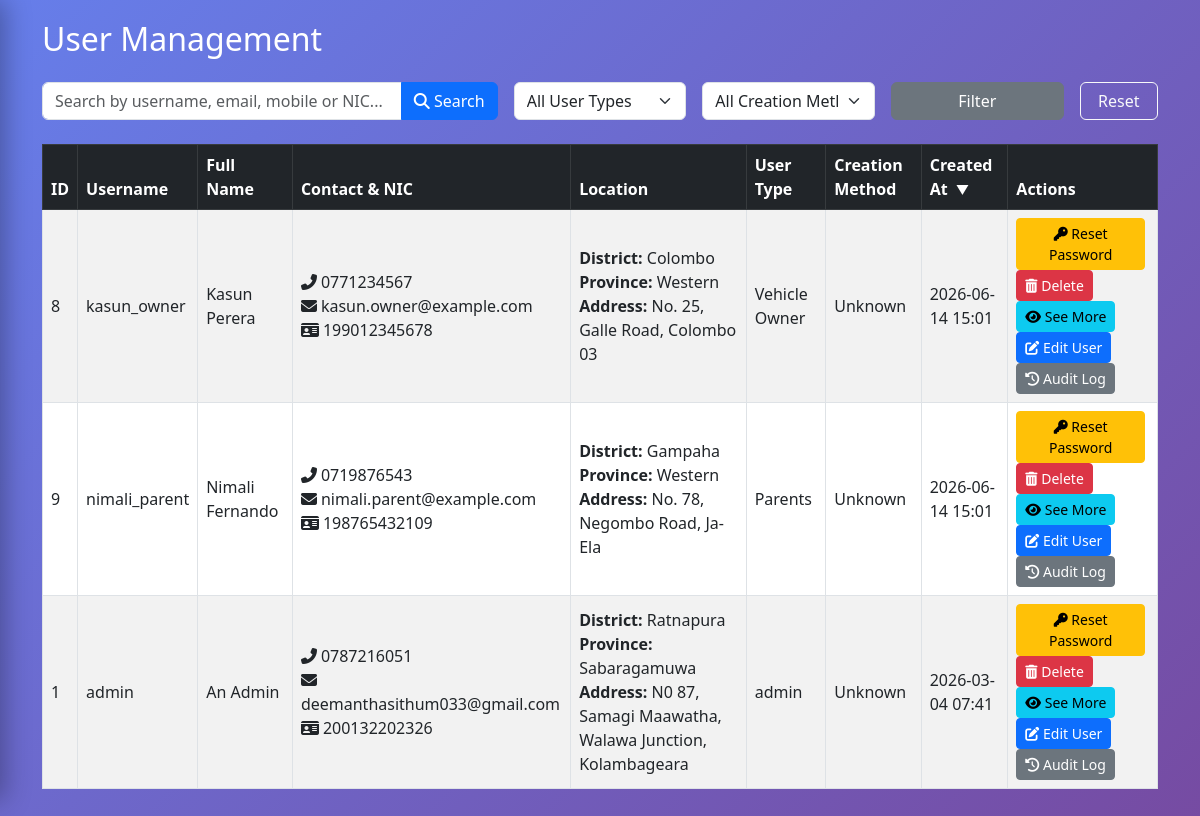
Before: /user_management.php with the older database file.
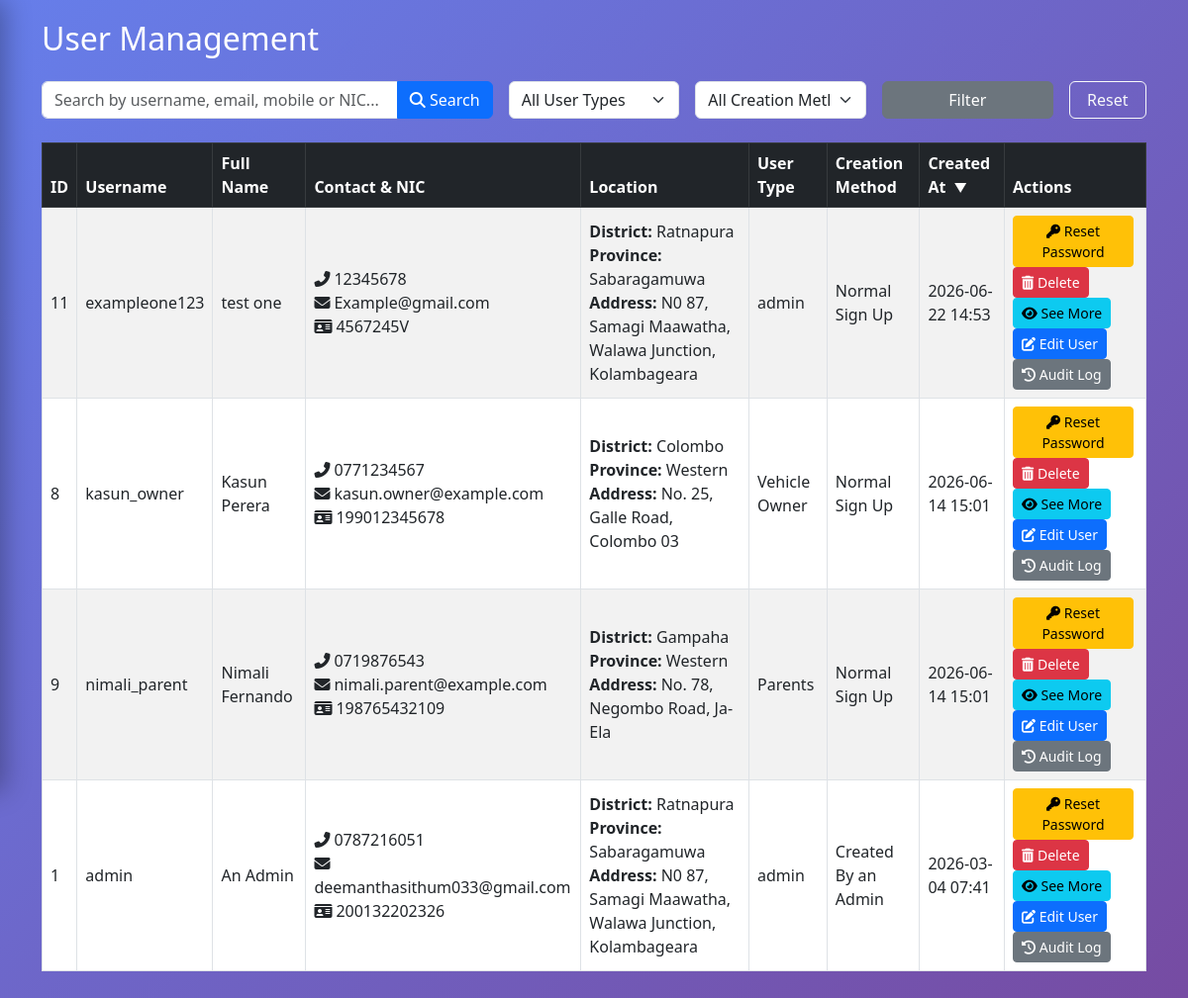
After: the same page with the newer database file.
### tables this page shows
CREATE TABLE `users` (
  `user_id` int NOT NULL AUTO_INCREMENT,
  `username` varchar(50) DEFAULT NULL,
  `fullname` varchar(100) NOT NULL,
  `mobile` varchar(15) DEFAULT NULL,
  `email` varchar(100) DEFAULT NULL,
  `nic` varchar(20) DEFAULT NULL,
  `district` varchar(100) NOT NULL,
  `province` varchar(100) NOT NULL,
  `address` text NOT NULL,
  `user_type` varchar(50) NOT NULL,
  `password` varchar(255) NOT NULL,
  `created_at` timestamp NULL DEFAULT CURRENT_TIMESTAMP,
  PRIMARY KEY (`user_id`),
  UNIQUE KEY `username` (`username`),
  UNIQUE KEY `email` (`email`),
  UNIQUE KEY `nic` (`nic`)
);

CREATE TABLE `user_created_method` (
  `id` int NOT NULL AUTO_INCREMENT,
  `user_id` int NOT NULL,
  `method` varchar(50) NOT NULL,
  `created_at` timestamp NULL DEFAULT CURRENT_TIMESTAMP,
  PRIMARY KEY (`id`),
  KEY `user_id` (`user_id`),
  CONSTRAINT `user_created_method_ibfk_1` FOREIGN KEY (`user_id`) REFERENCES `users` (`user_id`) ON DELETE CASCADE
);

### user_management.php (the view, shortened to what this page needs)
<?php
include "Cookie_Managements/cookie_management.php";
$limit = 10;
$page = isset($_GET['page']) ? (int)$_GET['page'] : 1;
$offset = ($page - 1) * $limit;
$search = isset($_GET['search']) ? trim($_GET['search']) : '';
$user_type_filter = isset($_GET['user_type']) ? $_GET['user_type'] : '';
$creation_method_filter = isset($_GET['creation_method']) ? $_GET['creation_method'] : '';
$allowed_sorts = [
    'user_id'         => 'u.user_id',
    'username'        => 'u.username',
    'fullname'        => 'u.fullname',
    'user_type'       => 'u.user_type',
    'creation_method' => "COALESCE(ucm.method, 'Unknown')",
    'created_at'      => 'u.created_at'
];
$sort = isset($_GET['sort']) && array_key_exists($_GET['sort'], $allowed_sorts) ? $_GET['sort'] : 'created_at';
$order = (isset($_GET['order']) && strtoupper($_GET['order']) === 'ASC') ? 'ASC' : 'DESC';
$order_by = $allowed_sorts[$sort] . ' ' . $order;
function build_sort_url($column, $current_sort, $current_order) {
    $params = $_GET;
    unset($params['page']);
    $params['sort'] = $column;
    if ($column === $current_sort && $current_order === 'ASC') {
        $params['order'] = 'DESC';
    } else {
        $params['order'] = 'ASC';
    }
    return '?' . http_build_query($params);
}
$params = [];
$types = '';
$where_sql = '';
$data_sql = "SELECT u.user_id, u.username, u.fullname, u.mobile, u.email, u.nic, u.district, u.province, u.address, u.user_type, u.created_at, ucm.method AS creation_method
             FROM users u
             LEFT JOIN user_created_method ucm ON u.user_id = ucm.user_id
             $where_sql
             ORDER BY $order_by
             LIMIT ? OFFSET ?";
$stmt = $conn->prepare($data_sql);
if (!empty($params)) {
    $params[] = $limit;
    $params[] = $offset;
    $types .= 'ii';
} else {
    $params = [$limit, $offset];
    $types = 'ii';
}
$stmt->bind_param($types, ...$params);
$stmt->execute();
$result = $stmt->get_result();
?>
<!DOCTYPE html>
<html lang="en">
<head>
    <link href="https://cdn.jsdelivr.net/npm/bootstrap@5.3.0/dist/css/bootstrap.min.css" rel="stylesheet">
    <link rel="stylesheet" href="https://cdnjs.cloudflare.com/ajax/libs/font-awesome/6.4.0/css/all.min.css">
</head>
<body>
<?php include "side_bar.php"; ?>
<div class="container">
    <h2 class="mb-4 text-white">User Management</h2>
    <form method="GET" class="row g-3 mb-4">
        <div class="col-md-5">
            <div class="input-group">
                <input type="text" name="search" class="form-control" placeholder="Search by username, email, mobile or NIC..." value="<?= htmlspecialchars($search) ?>">
                <button class="btn btn-primary" type="submit"><i class="fas fa-search"></i> Search</button>
            </div>
        </div>
        <div class="col-md-2">
            <select name="user_type" class="form-select">
                <option value="">All User Types</option>
            </select>
        </div>
        <div class="col-md-2">
            <select name="creation_method" class="form-select">
                <option value="">All Creation Methods</option>
            </select>
        </div>
        <div class="col-md-2">
            <button type="submit" class="btn btn-secondary w-100">Filter</button>
        </div>
        <div class="col-md-1">
            <a href="user_management.php" class="btn btn-outline-light w-100">Reset</a>
        </div>
    </form>
    <?php if ($result && $result->num_rows > 0): ?>
        <div class="table-responsive">
            <table class="table table-striped table-hover table-bordered align-middle">
                <thead class="table-dark">
                    <tr>
                        <th>
                            <a href="<?= build_sort_url('user_id', $sort, $order) ?>" class="sortable text-white">
                                ID
                            </a>
                        </th>
                        <th>
                            <a href="<?= build_sort_url('username', $sort, $order) ?>" class="sortable text-white">
                                Username
                            </a>
                        </th>
                        <th>
                            <a href="<?= build_sort_url('fullname', $sort, $order) ?>" class="sortable text-white">
                                Full Name
                            </a>
                        </th>
                        <th>Contact & NIC</th>
                        <th>Location</th>
                        <th>
                            <a href="<?= build_sort_url('user_type', $sort, $order) ?>" class="sortable text-white">
                                User Type
                            </a>
                        </th>
                        <th>
                            <a href="<?= build_sort_url('creation_method', $sort, $order) ?>" class="sortable text-white">
                                Creation Method
                            </a>
                        </th>
                        <th>
                            <a href="<?= build_sort_url('created_at', $sort, $order) ?>" class="sortable text-white">
                                Created At
                                <?php if ($sort === 'created_at'): ?>
                                    <span class="sort-icon"><?= $order === 'ASC' ? '▲' : '▼' ?></span>
                                <?php endif; ?>
                            </a>
                        </th>
                        <th>Actions</th>
                    </tr>
                </thead>
                <tbody>
                    <?php while ($row = $result->fetch_assoc()):
                        $method_display = 'Unknown';
                        if ($row['creation_method'] === 'Normal') $method_display = 'Normal Sign Up';
                        elseif ($row['creation_method'] === 'Custom') $method_display = 'Created By an Admin';
                    ?>
                        <tr>
                            <td><?= $row['user_id'] ?></td>
                            <td><?= htmlspecialchars($row['username']) ?></td>
                            <td><?= htmlspecialchars($row['fullname']) ?></td>
                            <td>
                                <i class="fas fa-phone-alt me-1"></i><?= htmlspecialchars($row['mobile']) ?><br>
                                <i class="fas fa-envelope me-1"></i><?= htmlspecialchars($row['email']) ?><br>
                                <i class="fas fa-id-card me-1"></i><?= htmlspecialchars($row['nic']) ?>
                            </td>
                            <td>
                                <strong>District:</strong> <?= htmlspecialchars($row['district']) ?><br>
                                <strong>Province:</strong> <?= htmlspecialchars($row['province']) ?><br>
                                <strong>Address:</strong> <?= htmlspecialchars($row['address']) ?>
                            </td>
                            <td><?= htmlspecialchars($row['user_type']) ?></td>
                            <td><?= htmlspecialchars($method_display) ?></td>
                            <td><?= date('Y-m-d H:i', strtotime($row['created_at'])) ?></td>
                            <td>
                                <a href="includes/edit_user_password_by_admin.php?id=<?= $row['user_id'] ?>&page=<?= $page ?>&search=<?= urlencode($search) ?>&user_type=<?= urlencode($user_type_filter) ?>&creation_method=<?= urlencode($creation_method_filter) ?>&sort=<?= urlencode($sort) ?>&order=<?= urlencode($order) ?>" class="btn btn-warning btn-sm me-1" title="Reset Password" onclick="return confirm('Are you sure you want to reset this user\'s password to Temppass123?');"><i class="fas fa-key"></i> Reset Password</a>
                                <a href="delete_user.php?id=<?= $row['user_id'] ?>&page=<?= $page ?>&search=<?= urlencode($search) ?>&user_type=<?= urlencode($user_type_filter) ?>&creation_method=<?= urlencode($creation_method_filter) ?>&sort=<?= urlencode($sort) ?>&order=<?= urlencode($order) ?>" class="btn btn-danger btn-sm me-1" title="Delete" onclick="return confirm('Are you sure you want to delete this user?');"><i class="fas fa-trash-alt"></i> Delete</a>
                                <button type="button" class="btn btn-info btn-sm me-1 see-more-btn"
                                    data-userid="<?= $row['user_id'] ?>"
                                    data-username="<?= htmlspecialchars($row['username'], ENT_QUOTES, 'UTF-8') ?>"
                                    data-fullname="<?= htmlspecialchars($row['fullname'], ENT_QUOTES, 'UTF-8') ?>"
                                    data-mobile="<?= htmlspecialchars($row['mobile'], ENT_QUOTES, 'UTF-8') ?>"
                                    data-email="<?= htmlspecialchars($row['email'], ENT_QUOTES, 'UTF-8') ?>"
                                    data-nic="<?= htmlspecialchars($row['nic'], ENT_QUOTES, 'UTF-8') ?>"
                                    data-district="<?= htmlspecialchars($row['district'], ENT_QUOTES, 'UTF-8') ?>"
                                    data-province="<?= htmlspecialchars($row['province'], ENT_QUOTES, 'UTF-8') ?>"
                                    data-address="<?= htmlspecialchars($row['address'], ENT_QUOTES, 'UTF-8') ?>"
                                    data-usertype="<?= htmlspecialchars($row['user_type'], ENT_QUOTES, 'UTF-8') ?>"
                                    data-method_display="<?= htmlspecialchars($method_display, ENT_QUOTES, 'UTF-8') ?>"
                                    data-created="<?= date('Y-m-d H:i', strtotime($row['created_at'])) ?>"
                                    data-bs-toggle="modal"
                                    data-bs-target="#userDetailModal"
                                    title="See More">
                                    <i class="fas fa-eye"></i> See More
                                </button>
                                <button type="button" class="btn btn-primary btn-sm edit-user-btn"
                                    data-userid="<?= $row['user_id'] ?>"
                                    data-username="<?= htmlspecialchars($row['username'], ENT_QUOTES, 'UTF-8') ?>"
                                    data-fullname="<?= htmlspecialchars($row['fullname'], ENT_QUOTES, 'UTF-8') ?>"
                                    data-mobile="<?= htmlspecialchars($row['mobile'], ENT_QUOTES, 'UTF-8') ?>"
                                    data-email="<?= htmlspecialchars($row['email'], ENT_QUOTES, 'UTF-8') ?>"
                                    data-nic="<?= htmlspecialchars($row['nic'], ENT_QUOTES, 'UTF-8') ?>"
                                    data-district="<?= htmlspecialchars($row['district'], ENT_QUOTES, 'UTF-8') ?>"
                                    data-province="<?= htmlspecialchars($row['province'], ENT_QUOTES, 'UTF-8') ?>"
                                    data-address="<?= htmlspecialchars($row['address'], ENT_QUOTES, 'UTF-8') ?>"
                                    data-usertype="<?= htmlspecialchars($row['user_type'], ENT_QUOTES, 'UTF-8') ?>"
                                    data-bs-toggle="modal"
                                    data-bs-target="#editUserModal"
                                    title="Edit User">
                                    <i class="fas fa-edit"></i> Edit User
                                </button>
                                <button type="button" class="btn btn-secondary btn-sm audit-log-btn"
                                    data-userid="<?= $row['user_id'] ?>"
                                    data-username="<?= htmlspecialchars($row['username'], ENT_QUOTES, 'UTF-8') ?>"
                                    data-bs-toggle="modal"
                                    data-bs-target="#auditLogModal"
                                    title="View Audit Log">
                                    <i class="fas fa-history"></i> Audit Log
                                </button>
                            </td>
                        </tr>
                    <?php endwhile; ?>
                </tbody>
            </table>
        </div>
    <?php else: ?>
        <div class="alert alert-info">No users found.</div>
    <?php endif; ?>
</div>
</body>
</html>

### side_bar.php (shortened to what this page needs)
<head>
</head>
<link href="https://cdn.jsdelivr.net/npm/bootstrap@5.3.0/dist/css/bootstrap.min.css" rel="stylesheet">
<link rel="stylesheet" href="https://cdnjs.cloudflare.com/ajax/libs/font-awesome/6.4.0/css/all.min.css">
<link rel="stylesheet" href="https://unpkg.com/leaflet@1.9.4/dist/leaflet.css" />

### user_management.php (style rules this page uses)
* { margin: 0; padding: 0; box-sizing: border-box; }
body { font-family: 'Segoe UI', Tahoma, Geneva, Verdana, sans-serif; background: linear-gradient(135deg, #667eea 0%, #764ba2 100%); min-height: 100vh; overflow-x: hidden; }
.container { width: 100%; max-width: 1200px; margin: 0 auto; padding: 20px; }
.sortable { color: #fff; text-decoration: none; cursor: pointer; }
.sort-icon { margin-left: 4px; font-size: 0.8em; }

### side_bar.php (style rules this page uses)
:root { --main-highlight-bg: rgba(255, 255, 255, 0.25); --main-highlight-color: #ffffff; --sub-highlight-bg: rgba(243, 8, 212, 0.4); --sub-highlight-color: #ffffff; }

Changed rows visible on the page:
no longer on this page (row edited): users: user_id "8", username "kasun_owner", fullname "Kasun Perera", mobile "0771234567", email "kasun.owner@example.com", nic "199012345678", district "Colombo", province "Western", address "No. 25, Galle Road, Colombo 03", user_type "Vehicle Owner", method_display "Unknown", created_at "2026-06-14 15:01"
no longer on this page (row unchanged): users: user_id "9", username "nimali_parent", fullname "Nimali Fernando", mobile "0719876543", email "nimali.parent@example.com", nic "198765432109", district "Gampaha", province "Western", address "No. 78, Negombo Road, Ja-Ela", user_type "Parents", method_display "Unknown", created_at "2026-06-14 15:01"
no longer on this page (row unchanged): users: user_id "1", username "admin", fullname "An Admin", mobile "0787216051", email "deemanthasithum033@gmail.com", nic "200132202326", district "Ratnapura", province "Sabaragamuwa", address "N0 87, Samagi Maawatha, Walawa Junction, Kolambageara", user_type "admin", method_display "Unknown", created_at "2026-03-04 07:41"
added user_created_method: user.user_id "11", user.username "exampleone123", user.fullname "test one", user.mobile "12345678", user.email "Example@gmail.com", user.nic "4567245V", user.district "Ratnapura", user.province "Sabaragamuwa", user.address "N0 87, Samagi Maawatha, Walawa Junction, Kolambageara", user.user_type "admin", method "Normal Sign Up", user.created_at "2026-06-22 14:53"
added user_created_method: user.user_id "8", user.username "kasun_owner", user.fullname "Kasun Perera", user.mobile "0771234567", user.email "kasun.owner@example.com", user.nic "199012345678", user.district "Colombo", user.province "Western", user.address "No. 25, Galle Road, Colombo 03", user.user_type "Vehicle Owner", method "Normal Sign Up", user.created_at "2026-06-14 15:01"
added user_created_method: user.user_id "9", user.username "nimali_parent", user.fullname "Nimali Fernando", user.mobile "0719876543", user.email "nimali.parent@example.com", user.nic "198765432109", user.district "Gampaha", user.province "Western", user.address "No. 78, Negombo Road, Ja-Ela", user.user_type "Parents", method "Normal Sign Up", user.created_at "2026-06-14 15:01"
added user_created_method: user.user_id "1", user.username "admin", user.fullname "An Admin", user.mobile "0787216051", user.email "deemanthasithum033@gmail.com", user.nic "200132202326", user.district "Ratnapura", user.province "Sabaragamuwa", user.address "N0 87, Samagi Maawatha, Walawa Junction, Kolambageara", user.user_type "admin", method "Created By an Admin", user.created_at "2026-03-04 07:41"
